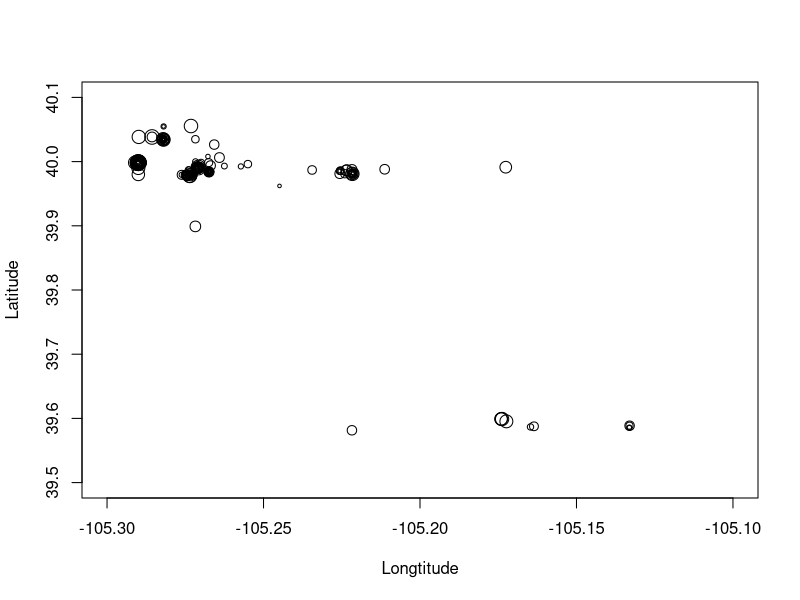
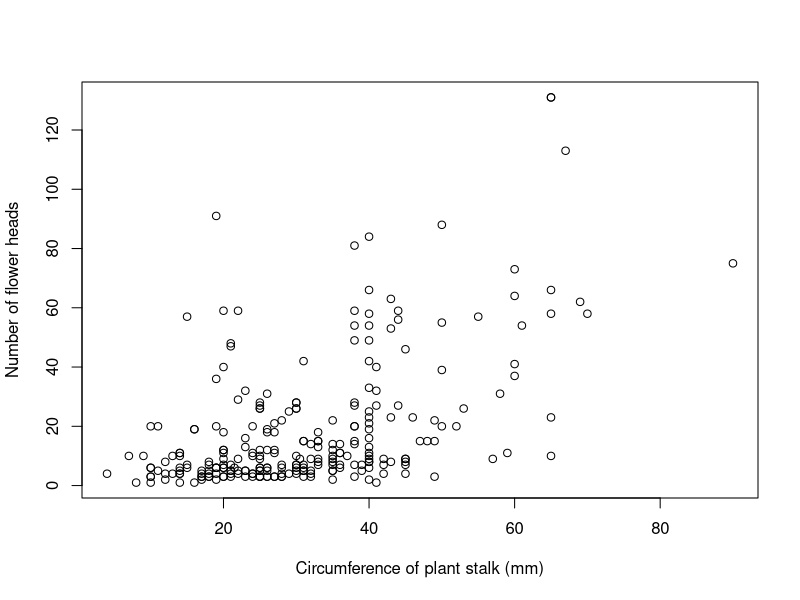
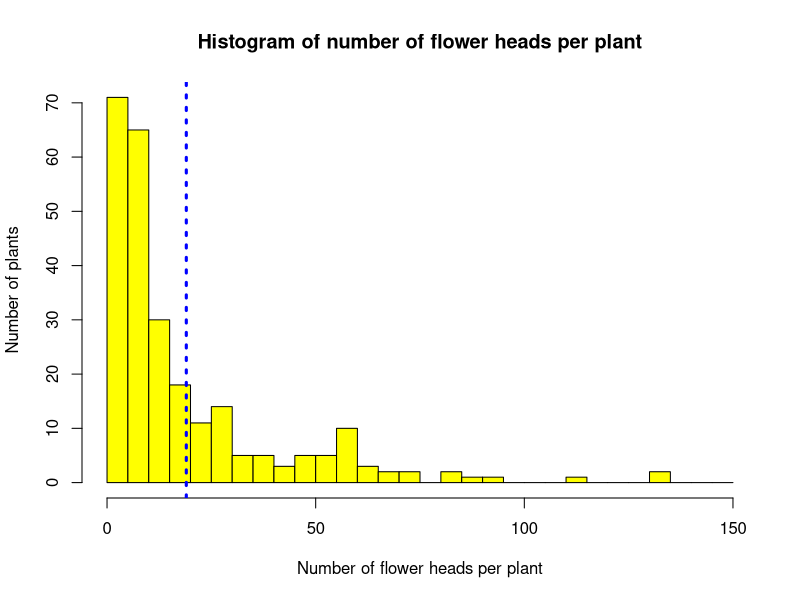
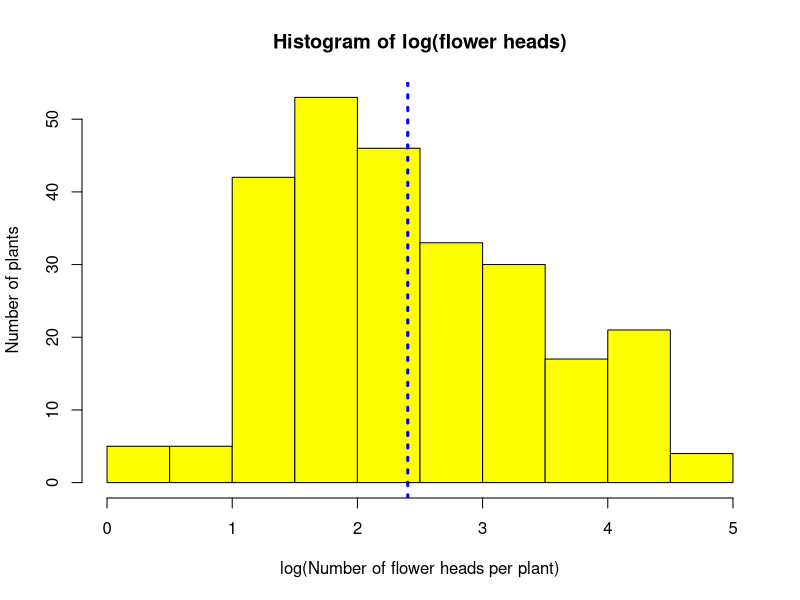

Generate these figures, in order, with R:
## ---- chunk 1
#load in the sunflower data
flowers <- read.csv("all_sunflowerv2.csv")

#look at the structure of the data file
str(flowers)
## ---- chunk 2
#plot the data in a space defined by latitude and longitude and make point size proportional to the log10 of number of flower heads
plot(flowers$longitude, flowers$latitude, cex=log10(flowers$heads), ylim=c(39.5,40.1), xlim=c(-105.3,-105.1), ylab="Latitude", xlab="Longtitude")

## ---- chunk 3
#visualize the association between size of plant and number of flower heads
plot(flowers$base, flowers$heads, xlab="Circumference of plant stalk (mm)", ylab="Number of flower heads")

## ---- chunk 4

#construct a histogram of the number of flower heads per plant
hist(flowers$heads, breaks=seq(0,150,5), ylab="Number of plants", xlab="Number of flower heads per plant", col="yellow", main="Histogram of number of flower heads per plant")
abline(v=mean(flowers$heads,na.rm=T),lwd=3, lty=3, col="blue")
## ---- chunk 5

#visualize the association between size of plant and number of flower heads
hist(log(flowers$heads), ylab="Number of plants", xlab="log(Number of flower heads per plant)", col="yellow", main="Histogram of log(flower heads)")
abline(v=mean(log(flowers$heads),na.rm=T),lwd=3, lty=3, col="blue")


## ---- chunk 6
#first we need to make a vector of the number of seeds per plant assuming that the number of seeds in a single flower head estimates the number in each of the flower heads on the plant
tot_seeds_plant <- flowers$heads*flowers$seeds

#number of plants next year if all seeds survive
pop_size_next_year <- sum(tot_seeds_plant,na.rm=T)

## ---- chunk 7
#first we need to know how many plants there were this year 
total_plants <- length(flowers$heads)

#the one that die is the difference in the total number of seeds - the population size this year
num_die <- pop_size_next_year - total_plants

#the proportion of plants that die is just the number that die divided by the total that should exist if all seeds survive
prop_die <- num_die/pop_size_next_year
